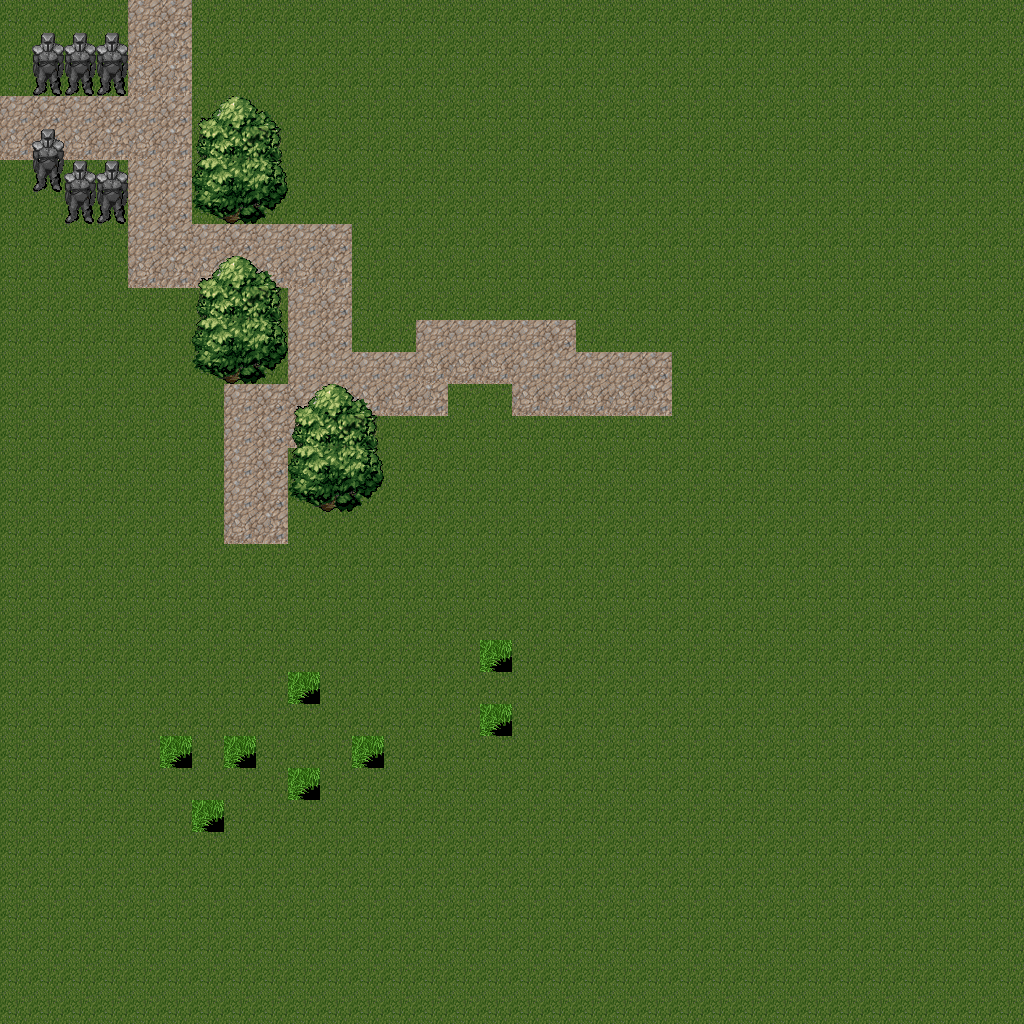

Rendered tile map (Tiled .tmx) drawn with the repository's tilesets; below, a short description and the map source with its tile grids summarised:
An orthogonal 32x32 tile map with 32x32 px tiles, 2 tile layers (Tile Layer 1, Tile Layer 2).

<map version="1.0" orientation="orthogonal" renderorder="right-down" width="32" height="32" tilewidth="32" tileheight="32" nextobjectid="1">
 <tileset firstgid="1" name="TEST_tileset" tilewidth="32" tileheight="32">
  <image source="TEST_tileset.png" width="512" height="512" />
 </tileset>
 <layer name="Tile Layer 1" width="32" height="32">
  <data>[1024 cells, 1024 non-empty, 6 distinct tile ids]</data>
 </layer>
 <layer name="Tile Layer 2" width="32" height="32">
  <data>[1024 cells, 48 non-empty, 14 distinct tile ids]</data>
 </layer>
</map>
